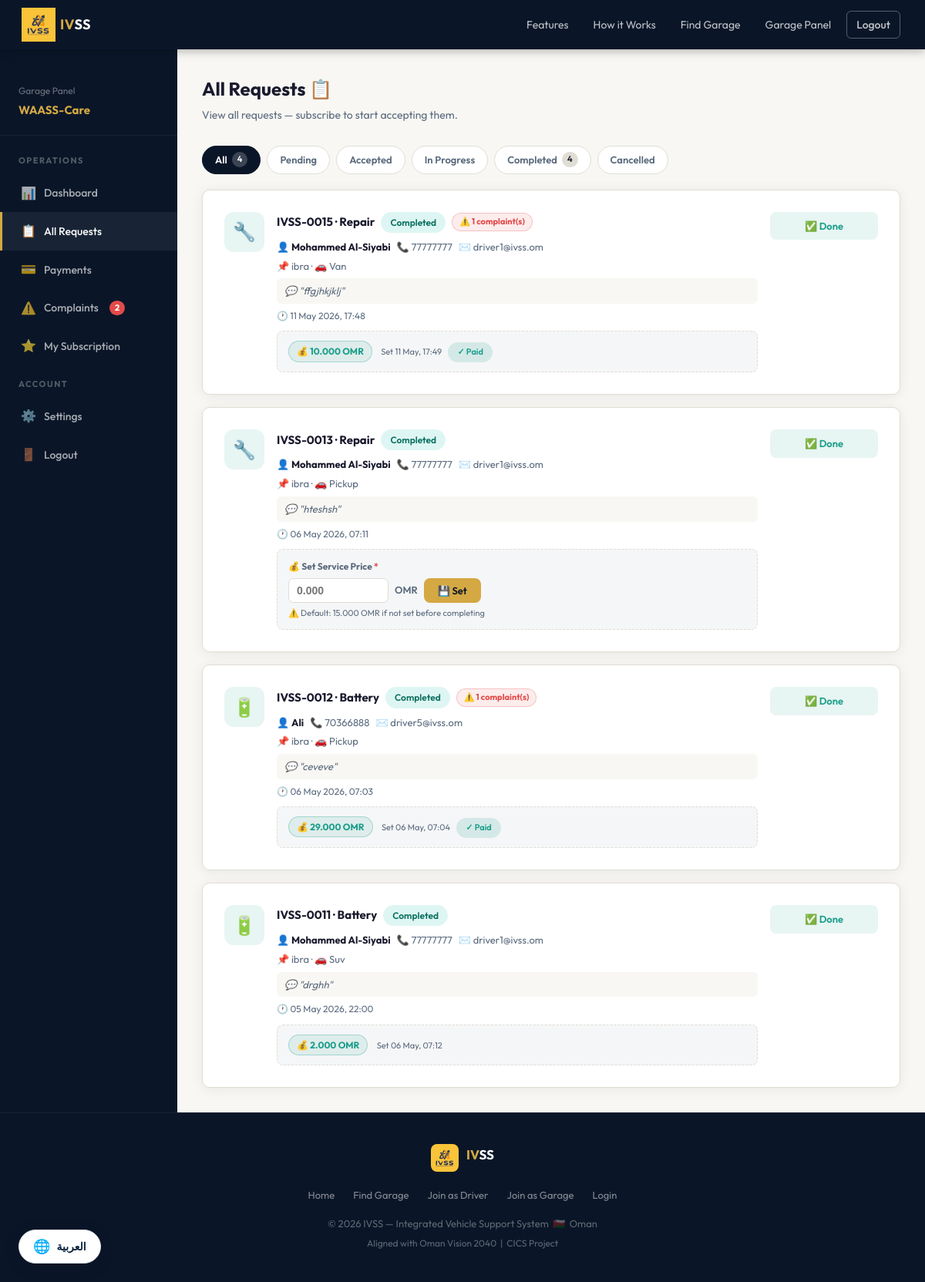
The app's page /pages/garage_requests.php (signed in) with its own data.
### tables this page shows
CREATE TABLE IF NOT EXISTS `garage_subscriptions` (
  `subscription_id` int NOT NULL AUTO_INCREMENT,
  `garage_id` int NOT NULL,
  `plan_id` int NOT NULL,
  `start_date` date NOT NULL,
  `end_date` date NOT NULL,
  `status` enum('pending_payment','active','expired','cancelled') DEFAULT 'pending_payment',
  `payment_status` enum('pending','paid','failed') DEFAULT 'pending',
  `payment_method` varchar(20) DEFAULT NULL,
  `amount_paid` decimal(10,3) DEFAULT '0.000',
  `renewal_auto` tinyint(1) DEFAULT '0',
  `paid_at` timestamp NULL DEFAULT NULL,
  `created_at` timestamp NULL DEFAULT CURRENT_TIMESTAMP,
  PRIMARY KEY (`subscription_id`),
  KEY `plan_id` (`plan_id`),
  KEY `idx_garage_status` (`garage_id`,`status`),
  KEY `idx_end_date` (`end_date`)
);

CREATE TABLE IF NOT EXISTS `service_requests` (
  `request_id` int NOT NULL AUTO_INCREMENT,
  `user_id` int NOT NULL,
  `garage_id` int DEFAULT NULL,
  `service_type` enum('towing','battery','tire','fuel','lockout','repair','other') NOT NULL,
  `vehicle_type` enum('sedan','suv','pickup','van','motorcycle','other') NOT NULL,
  `location_desc` varchar(300) NOT NULL,
  `notes` text,
  `price` decimal(10,3) DEFAULT NULL COMMENT 'Price set by garage before completing',
  `price_set_at` timestamp NULL DEFAULT NULL COMMENT 'When the garage set the price',
  `status` enum('pending','accepted','in_progress','completed','cancelled') DEFAULT 'pending',
  `created_at` timestamp NULL DEFAULT CURRENT_TIMESTAMP,
  `updated_at` timestamp NULL DEFAULT CURRENT_TIMESTAMP ON UPDATE CURRENT_TIMESTAMP,
  PRIMARY KEY (`request_id`),
  KEY `user_id` (`user_id`),
  KEY `garage_id` (`garage_id`)
);

CREATE TABLE IF NOT EXISTS `users` (
  `user_id` int NOT NULL AUTO_INCREMENT,
  `full_name` varchar(150) NOT NULL,
  `email` varchar(150) NOT NULL,
  `phone` int UNSIGNED NOT NULL,
  `password` varchar(255) NOT NULL,
  `language` enum('en','ar') DEFAULT 'en',
  `is_active` tinyint(1) DEFAULT '1',
  `created_at` timestamp NULL DEFAULT CURRENT_TIMESTAMP,
  PRIMARY KEY (`user_id`),
  UNIQUE KEY `email` (`email`)
);

### includes/config.php (called while the page is built, shortened)
<?php
function getDB()
{
    static $pdo = null;
    if ($pdo === null) {
        try {
            $dsn = "mysql:host=" . DB_HOST . ";dbname=" . DB_NAME . ";charset=utf8mb4";
            $pdo = new PDO($dsn, DB_USER, DB_PASS, [
                PDO::ATTR_ERRMODE            => PDO::ERRMODE_EXCEPTION,
                PDO::ATTR_DEFAULT_FETCH_MODE => PDO::FETCH_ASSOC,
                PDO::ATTR_EMULATE_PREPARES   => false,
            ]);
        } catch (PDOException $e) {
            die('<div style="font-family:sans-serif;padding:20px;color:red;">
                 <strong>Database Error:</strong> ' . htmlspecialchars($e->getMessage()) . '</div>');
        }
    }
    return $pdo;
}
function sanitize($input)
{
    return htmlspecialchars(strip_tags(trim($input)), ENT_QUOTES, 'UTF-8');
}
function getGarageSubscription($garageId)
{
    try {
        $db   = getDB();
        $stmt = $db->prepare("
            SELECT gs.*, sp.plan_name, sp.duration_days, sp.price, sp.features
            FROM   garage_subscriptions gs
            JOIN   subscription_plans   sp ON gs.plan_id = sp.plan_id
            WHERE  gs.garage_id = ?
            ORDER  BY gs.created_at DESC
            LIMIT  1
        ");
        $stmt->execute([(int)$garageId]);
        return $stmt->fetch() ?: false;
    } catch (Exception $e) {
        return false;
    }
}
function isSubscriptionActive($garageId)
{
    try {
        $db   = getDB();
        $stmt = $db->prepare("
            SELECT subscription_id FROM garage_subscriptions
            WHERE  garage_id = ? AND status = 'active' AND end_date >= CURDATE()
            LIMIT  1
        ");
        $stmt->execute([(int)$garageId]);
        return (bool)$stmt->fetch();
    } catch (Exception $e) {
        return false;
    }
}
function getRemainingDays($garageId)
{
    try {
        $db   = getDB();
        $stmt = $db->prepare("
            SELECT DATEDIFF(end_date, CURDATE()) AS days_left
            FROM   garage_subscriptions
            WHERE  garage_id = ? AND status = 'active' AND end_date >= CURDATE()
            ORDER  BY end_date DESC LIMIT 1
        ");
        $stmt->execute([(int)$garageId]);
        $row = $stmt->fetch();
        return $row ? max(0, (int)$row['days_left']) : 0;
    } catch (Exception $e) {
        return 0;
    }
}
function getSubscriptionStatus($garageId)
{
    try {
        $sub  = getGarageSubscription($garageId);
        $days = getRemainingDays($garageId);
        if ($sub['status'] === 'cancelled') {
            return [
                'status' => 'cancelled',
                'message' => 'Subscription cancelled',
                'color' => 'var(--muted)',
                'days' => 0,
                'plan' => $sub['plan_name']
            ];
        }
        return [
            'status' => 'active',
            'message' => 'Active until ' . date('d M Y', strtotime($sub['end_date'])),
            'color' => 'var(--teal)',
            'days' => $days,
            'plan' => $sub['plan_name']
        ];
    } catch (Exception $e) {
        return [
            'status' => 'none',
            'message' => 'No active subscription',
            'color' => 'var(--danger)',
            'days' => 0,
            'plan' => null
        ];
    }
}
function sidebarSubBadge($subStatus)
{
    $s = $subStatus['status'];
}

### pages/garage_requests.php (the view, shortened to what this page needs)
<?php
require_once __DIR__ . '/../includes/config.php';
$db       = getDB();
$garageId = (int)$_SESSION['garage_id'];
$hasSubscription = isSubscriptionActive($garageId);
$subStatus       = getSubscriptionStatus($garageId);
$filterStatus  = sanitize($_GET['status'] ?? '');
$sql    = "SELECT r.*,
                  u.full_name AS user_name, u.phone AS user_phone, u.email AS user_email,
                  p.status    AS pay_status, p.amount AS pay_amount,
                  (SELECT COUNT(*) FROM complaints c WHERE c.request_id=r.request_id) AS complaint_count
           FROM   service_requests r
           INNER  JOIN users    u ON u.user_id    = r.user_id
           LEFT   JOIN payments p ON p.request_id = r.request_id
           WHERE  (r.garage_id IS NULL AND r.status='pending')
              OR  (r.garage_id = ?)";
$params = [$garageId];
$sql .= " ORDER BY
            CASE r.status
              WHEN 'pending'     THEN 1 WHEN 'accepted'    THEN 2
              WHEN 'in_progress' THEN 3 WHEN 'completed'   THEN 4
              WHEN 'cancelled'   THEN 5 ELSE 6
            END, r.created_at DESC";
$stmt = $db->prepare($sql);
$stmt->execute($params);
$requests = $stmt->fetchAll();
$cntStmt = $db->prepare(
    "SELECT r.status, COUNT(*) AS cnt FROM service_requests r
     WHERE (r.garage_id IS NULL AND r.status='pending') OR r.garage_id=?
     GROUP BY r.status"
);
$cntStmt->execute([$garageId]);
$statusCounts = [];
foreach ($cntStmt->fetchAll() as $row) $statusCounts[$row['status']] = (int)$row['cnt'];
$statusCounts[''] = array_sum($statusCounts);
$openComplaints = 0;
try {
    $oc = $db->prepare("SELECT COUNT(*) FROM complaints WHERE garage_id=? AND status='open'");
    $oc->execute([$garageId]);
    $openComplaints = (int)$oc->fetchColumn();
} catch (Exception $e) {}
include __DIR__ . '/../includes/header.php';
?>
<div class="dash-layout">
  <div class="dash-sidebar">
    <div style="padding:20px 24px;border-bottom:1px solid rgba(255,255,255,0.06);margin-bottom:8px;">
      <div style="font-size:12px;color:rgba(255,255,255,0.4);">Garage Panel</div>
      <div style="font-size:15px;font-weight:700;color:var(--gold);margin-top:4px;">
        <?= htmlspecialchars($_SESSION['garage_name']) ?>
      </div>
    </div>
    <div class="sidebar-nav">
      <div class="sidebar-section">Operations</div>
      <a href="garage_dashboard.php"><span class="nav-icon">📊</span> Dashboard</a>
      <a href="garage_requests.php" class="active"><span class="nav-icon">📋</span> All Requests</a>
      <a href="garage_payments.php"><span class="nav-icon">💳</span> Payments</a>
      <a href="garage_complaints.php">
        <span class="nav-icon">⚠️</span> Complaints
        <?php if ($openComplaints > 0): ?>
        <span style="background:var(--danger);color:#fff;border-radius:10px;
                     padding:1px 7px;font-size:11px;font-weight:700;margin-left:4px;">
          <?= $openComplaints ?>
        </span>
        <?php endif; ?>
      </a>
      <a href="garage_subscriptions.php">
        <span class="nav-icon">⭐</span> My Subscription
      </a>
      <div class="sidebar-section">Account</div>
      <a href="garage_profile.php"><span class="nav-icon">⚙️</span> Settings</a>
      <a href="logout.php"><span class="nav-icon">🚪</span> Logout</a>
    </div>
  </div>
  <div class="dash-content">
    <div class="dash-header">
      <div>
        <div class="dash-title">All Requests 📋</div>
        <div class="dash-sub">View all requests — subscribe to start accepting them.</div>
      </div>
    </div>
    <div style="display:flex;gap:8px;flex-wrap:wrap;margin-bottom:20px;">
      <?php
      $tabs = [''=>'All','pending'=>'Pending','accepted'=>'Accepted',
               'in_progress'=>'In Progress','completed'=>'Completed','cancelled'=>'Cancelled'];
      foreach ($tabs as $s => $label):
        $active = ($filterStatus === $s);
        $cnt    = $statusCounts[$s] ?? 0;
      ?>
      <a href="?status=<?= $s ?>"
         style="padding:7px 16px;border-radius:20px;font-size:13px;font-weight:600;
                text-decoration:none;display:inline-flex;align-items:center;gap:6px;
                background:<?= $active?'var(--navy)':'var(--white)' ?>;
                color:<?= $active?'var(--white)':'var(--muted)' ?>;
                border:1px solid <?= $active?'var(--navy)':'var(--border)' ?>;">
        <?= $label ?>
        <?php if ($cnt > 0): ?>
        <span style="background:<?= $active?'rgba(255,255,255,.2)':'var(--border)' ?>;
                     color:<?= $active?'#fff':'var(--text)' ?>;
                     padding:1px 7px;border-radius:10px;font-size:11px;"><?= $cnt ?></span>
        <?php endif; ?>
      </a>
      <?php endforeach; ?>
    </div>
    <?php if (empty($requests)): ?>
    <div class="card" style="text-align:center;padding:64px 32px;">
      <div style="font-size:56px;margin-bottom:16px;">📭</div>
      <div style="font-size:18px;font-weight:700;margin-bottom:8px;">No requests found</div>
      <p style="color:var(--muted);">
        <?= $filterStatus
            ? 'No <strong>'.str_replace('_',' ',$filterStatus).'</strong> requests.
               <a href="?" style="color:var(--teal);">View all →</a>'
            : 'No service requests yet.' ?>
      </p>
    </div>
    <?php else: ?>
    <div style="display:flex;flex-direction:column;gap:16px;">
      <?php foreach ($requests as $r):
        $isBroadcast = ($r['garage_id'] === null);
        $priceSet    = ($r['price'] > 0);
        $serviceIcons = ['towing'=>'🚛','battery'=>'🔋','tire'=>'🛞','fuel'=>'⛽',
                         'lockout'=>'🔑','repair'=>'🔧','other'=>'🔩'];
      ?>
      <div class="card" style="<?= $isBroadcast?'border-left:3px solid var(--gold);':'' ?>">
        <div style="display:flex;gap:16px;align-items:flex-start;flex-wrap:wrap;">
          <div style="width:52px;height:52px;border-radius:12px;flex-shrink:0;
                      background:<?= $isBroadcast?'rgba(212,168,67,.12)':'rgba(26,158,138,.1)' ?>;
                      display:flex;align-items:center;justify-content:center;font-size:24px;">
            <?= $serviceIcons[$r['service_type']] ?? '🔧' ?>
          </div>
          <div style="flex:1;min-width:220px;">
            <div style="display:flex;align-items:center;gap:8px;flex-wrap:wrap;margin-bottom:8px;">
              <span style="font-weight:700;font-size:15px;">
                IVSS-<?= str_pad($r['request_id'],4,'0',STR_PAD_LEFT) ?>
                · <?= ucfirst($r['service_type']) ?>
              </span>
              <span class="badge badge-<?= $r['status'] ?>">
                <?= ucfirst(str_replace('_',' ',$r['status'])) ?>
              </span>
              <?php if ($r['complaint_count'] > 0): ?>
              <span class="cpill">⚠️ <?= $r['complaint_count'] ?> complaint(s)</span>
              <?php endif; ?>
            </div>
            <div style="font-size:13px;color:var(--muted);display:flex;flex-wrap:wrap;gap:8px;margin-bottom:4px;">
              <span>👤 <strong style="color:var(--text);"><?= htmlspecialchars($r['user_name']) ?></strong></span>
              <span>📞 <?= htmlspecialchars($r['user_phone']) ?></span>
              <span>✉️ <?= htmlspecialchars($r['user_email']) ?></span>
            </div>
            <div style="font-size:13px;color:var(--muted);margin-bottom:6px;">
              📌 <?= htmlspecialchars($r['location_desc']) ?>
              · 🚗 <?= ucfirst(str_replace('_',' ',$r['vehicle_type'])) ?>
            </div>
            <?php if (!empty($r['notes'])): ?>
            <div style="font-size:13px;color:var(--muted);font-style:italic;
                        background:var(--bg);border-radius:6px;padding:6px 10px;margin-bottom:6px;">
              💬 "<?= htmlspecialchars(substr($r['notes'],0,120)) ?><?= strlen($r['notes'])>120?'…':'' ?>"
            </div>
            <?php endif; ?>
            <div style="font-size:12px;color:var(--muted);">
              🕐 <?= date('d M Y, H:i', strtotime($r['created_at'])) ?>
            </div>
            <?php if ($hasSubscription && !$isBroadcast && in_array($r['status'],['accepted','in_progress','completed'])): ?>
            <div class="price-wrap">
              <?php if ($priceSet): ?>
              <div style="display:flex;align-items:center;justify-content:space-between;flex-wrap:wrap;gap:8px;">
                <div>
                  <span class="price-badge">💰 <?= number_format($r['price'],3) ?> OMR</span>
                  <?php if ($r['price_set_at']): ?>
                  <span style="font-size:11px;color:var(--muted);margin-left:8px;">
                    Set <?= date('d M, H:i', strtotime($r['price_set_at'])) ?>
                  </span>
                  <?php endif; ?>
                  <?php if ($r['pay_status']==='paid'): ?>
                  <span class="badge badge-paid" style="margin-left:6px;font-size:11px;">✓ Paid</span>
                  <?php endif; ?>
                </div>
              </div>
              <?php else: ?>
              <label>💰 Set Service Price <span style="color:var(--danger);">*</span></label>
              <form method="POST">
                <div class="price-row">
                  <input type="number" name="price" step="0.001" min="0.001" max="9999"
                         placeholder="0.000" required>
                  <span style="font-size:13px;color:var(--muted);font-weight:600;">OMR</span>
                  <button type="submit" name="set_price" class="btn btn-primary btn-sm">💾 Set</button>
                </div>
                <div style="font-size:11px;color:var(--muted);margin-top:5px;">
                  ⚠️ Default: 15.000 OMR if not set before completing
                </div>
              </form>
              <?php endif; ?>
            </div>
            <?php endif; ?>
          </div>
          <div style="flex-shrink:0;min-width:140px;">
            <?php if (in_array($r['status'],['completed','cancelled'])): ?>
            <div style="font-size:13px;font-weight:600;text-align:center;padding:8px;border-radius:8px;
                        background:<?= $r['status']==='completed'?'rgba(26,158,138,.1)':'rgba(226,75,74,.08)' ?>;
                        color:<?= $r['status']==='completed'?'var(--teal)':'var(--danger)' ?>;">
              <?= $r['status']==='completed' ? '✅ Done' : '❌ Cancelled' ?>
            </div>
            <?php endif; ?>
          </div>
        </div>
      </div>
      <?php endforeach; ?>
    </div>
    <?php endif; ?>
  </div>
</div>
<?php include __DIR__ . '/../includes/footer.php'; ?>

### records on screen
garage_subscriptions: label "Cancelled"
service_requests: service_type "🔧", request_id "0015", service_type "Repair", status "Completed", complaint_count "1", user.full_name "Mohammed Al-Siyabi", user.phone "77777777", user.email "driver1@ivss.om", location_desc "ibra", vehicle_type "Van", notes "ffgjhkjklj", created_at "11 May 2026, 17:48", price "10.000", price_set_at "11 May, 17:49", shows "✓ Paid", shows "✅ Done"
service_requests: service_type "🔧", request_id "0013", service_type "Repair", status "Completed", user.full_name "Mohammed Al-Siyabi", user.phone "77777777", user.email "driver1@ivss.om", location_desc "ibra", vehicle_type "Pickup", notes "hteshsh", created_at "06 May 2026, 07:11", shows "✅ Done"
service_requests: service_type "🔋", request_id "0012", service_type "Battery", status "Completed", complaint_count "1", user.full_name "Ali", user.phone "70366888", user.email "driver5@ivss.om", location_desc "ibra", vehicle_type "Pickup", notes "ceveve", created_at "06 May 2026, 07:03", price "29.000", price_set_at "06 May, 07:04", shows "✓ Paid", shows "✅ Done"
service_requests: service_type "🔋", request_id "0011", service_type "Battery", status "Completed", user.full_name "Mohammed Al-Siyabi", user.phone "77777777", user.email "driver1@ivss.om", location_desc "ibra", vehicle_type "Suv", notes "drghh", created_at "05 May 2026, 22:00", price "2.000", price_set_at "06 May, 07:12", shows "✅ Done"

### other values on screen
$_SESSION['garage_name'] "WAASS-Care"
$openComplaints "2"
$label "All"
$cnt "4"
$label "Pending"
$label "Accepted"
$label "In Progress"
$label "Completed"
